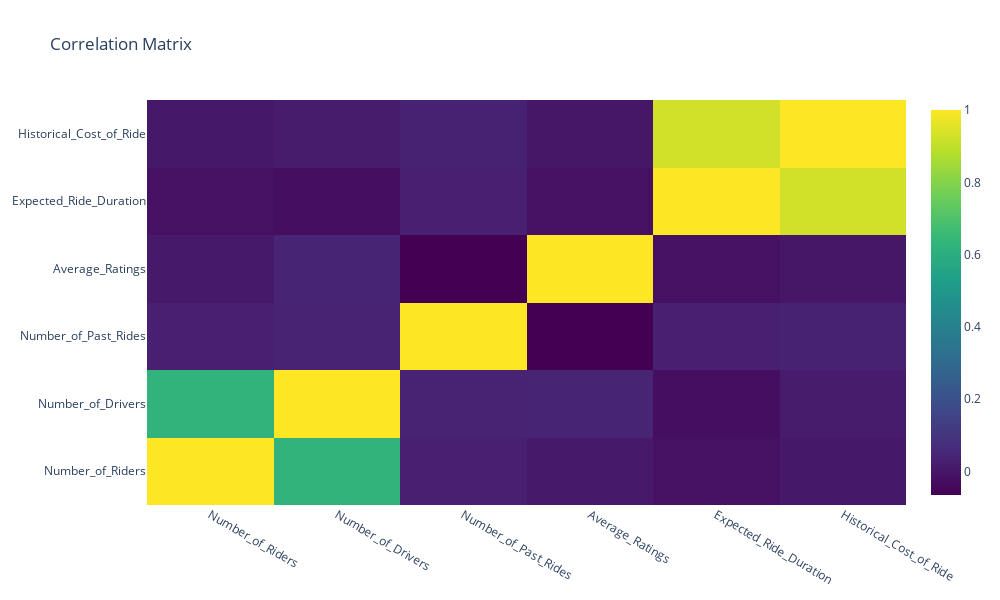

Write notebook code for a chart like this one.
### Markdown cell above
Now it's time to look for the relationship between different columns and for that we'll use the correlation matrix

### Code cell
# Creating the correlation matrix using pandas corr() method
# Before that we need to drop non numerical columns
non_numerical = data.select_dtypes(exclude="object")
corr_matrix = non_numerical.corr()
corr_matrix

fig = go.Figure(data=go.Heatmap(z=corr_matrix.values, 
                                x=corr_matrix.columns, 
                                y=corr_matrix.columns,
                                colorscale='Viridis'))

fig.update_layout(title='Correlation Matrix',
                  height=600, width=1000)
fig.show()

### Figure 1 — Plotly figure (JSON) as saved in the notebook; plotly's stock layout.template omitted (floating-point values rounded to 4 significant figures)
{"data": [{"colorscale": [[0, "#440154"], [0.1111, "#482878"], [0.2222, "#3e4989"], [0.3333, "#31688e"], [0.4444, "#26828e"], [0.5556, "#1f9e89"], [0.6667, "#35b779"], [0.7778, "#6ece58"], [0.8889, "#b5de2b"], [1, "#fde725"]], "type": "heatmap", "x": ["Number_of_Riders", "Number_of_Drivers", "Number_of_Past_Rides", "Average_Ratings", "Expected_Ride_Duration", "Historical_Cost_of_Ride"], "y": ["Number_of_Riders", "Number_of_Drivers", "Number_of_Past_Rides", "Average_Ratings", "Expected_Ride_Duration", "Historical_Cost_of_Ride"], "z": [[1, 0.627, 0.02927, 0.008572, -0.01586, 0.005826], [0.627, 1, 0.03966, 0.0412, -0.02442, 0.01708], [0.02927, 0.03966, 1, -0.06473, 0.03068, 0.03586], [0.008572, 0.0412, -0.06473, 1, -0.01697, -0.001063], [-0.01586, -0.02442, 0.03068, -0.01697, 1, 0.9275], [0.005826, 0.01708, 0.03586, -0.001063, 0.9275, 1]]}], "layout": {"height": 600, "title": {"text": "Correlation Matrix"}, "width": 1000, "xaxis": {"autorange": true, "range": [-0.5, 5.5], "type": "category"}, "yaxis": {"autorange": true, "range": [-0.5, 5.5], "type": "category"}}}
